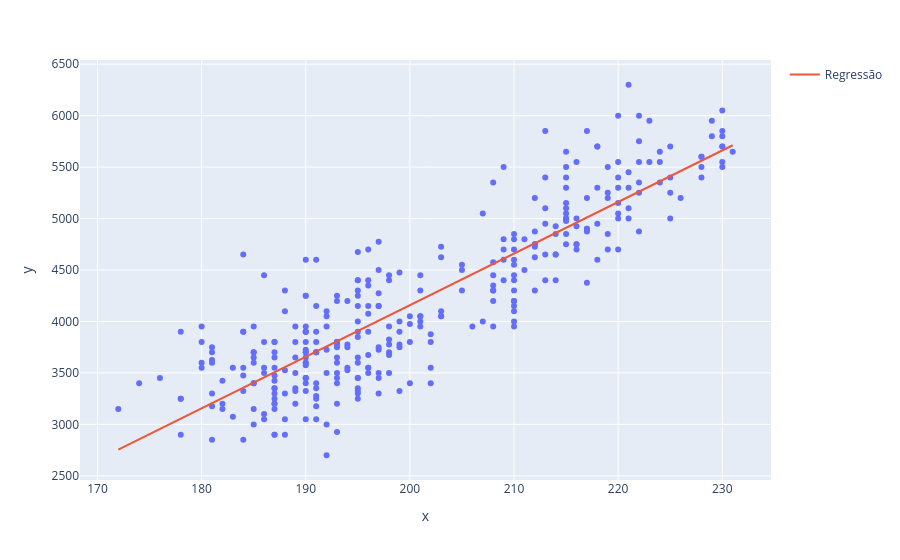

This figure's notebook cell:
### Code cell
grafico = px.scatter(x = x.ravel(), y = y)
grafico.add_scatter(x = x.ravel(), y = previsoes, name = 'Regressão')
grafico.show()
plt.show()

### Figure 1 — Plotly figure (JSON) as saved in the notebook; plotly's stock layout.template omitted (floating-point values rounded to 4 significant figures; data arrays with more than 128 entries replaced by an {"elided": "..."} marker saying what was removed)
{"data": [{"hovertemplate": "x=%{x}<br>y=%{y}<extra></extra>", "legendgroup": "", "marker": {"color": "#636efa", "symbol": "circle"}, "mode": "markers", "name": "", "orientation": "v", "showlegend": false, "type": "scatter", "x": {"elided": "334 float values"}, "xaxis": "x", "y": {"elided": "334 float values"}, "yaxis": "y"}, {"name": "Regressão", "type": "scatter", "x": {"elided": "334 float values"}, "y": {"elided": "334 float values"}}], "layout": {"legend": {"tracegroupgap": 0}, "margin": {"t": 60}, "xaxis": {"anchor": "y", "domain": [0, 1], "title": {"text": "x"}}, "yaxis": {"anchor": "x", "domain": [0, 1], "title": {"text": "y"}}}}
